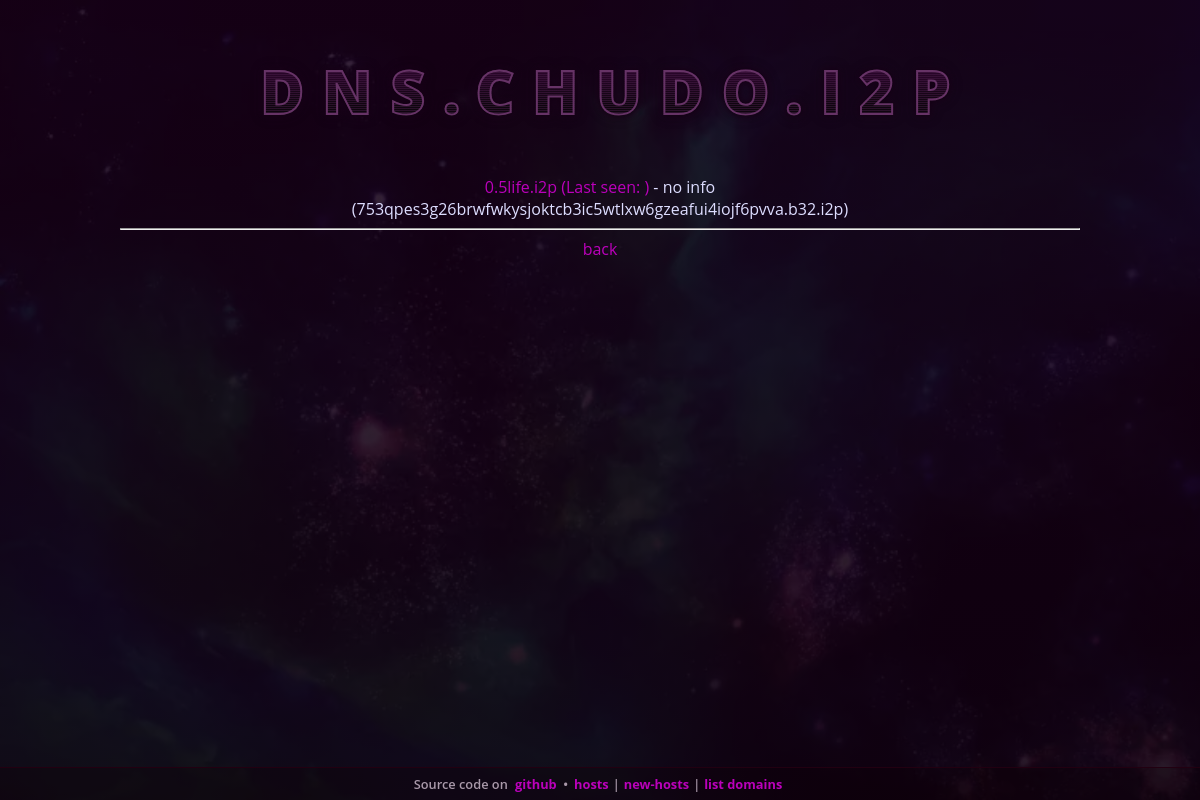
The app's page /request.php?d=0.5life.i2p with its own data.
### tables this page shows
CREATE TABLE `domains` (
  `host` varchar(255) DEFAULT NULL,
  `description` text DEFAULT NULL,
  `b64` text DEFAULT NULL
);

### classes/addressbook_class_mysql.php (called while the page is built, shortened)
<?php
	require_once("base64_class.php");
	class addressbook_service{
		protected function escapeString($t,$is_sqlite=false){
			return $this->db->real_escape_string($t);
		}
		public function __construct(){
			$this->db = new mysqli(DB_HOST, DB_USER, DB_PASS, DB_DB);
		}
		protected function createTablesIfNotExists(){
			$this->db->query('CREATE TABLE IF NOT EXISTS domains (host varchar(255), description TEXT, b64 TEXT);');
			$this->db->query('CREATE TABLE IF NOT EXISTS tmp_files (host varchar(255), namefile varchar(255));');
		}
		public function getDomain($domain){
			$domain = $this->escapeString($domain);
			$results = $this->db->query("SELECT * FROM domains where host LIKE '%$domain%'");
			$ret=array();
			while ($row = $results->fetch_array()) {
			    $ret[] = $row;
			}
			return $ret;
		}
	};
?>

### classes/base64_class.php (called while the page is built, shortened)
<?php
class b32_b64 {
  private $b64Trans = array("-" => "+", "~" => "/");
  private $b32alphabet = 'abcdefghijklmnopqrstuvwxyz234567';
  private function b32encode(string $data): string
  {
    $data = str_split($data);
    $binary = implode("", array_map(function ($character) {
      return sprintf("%08b", ord($character));
    }, $data));
    $binary = str_split($binary, 5);
    $last = array_pop($binary);
    if (null !== $last) {
      $binary[] = str_pad($last, 5, "0", STR_PAD_RIGHT);
    }
    $encoded = implode("", array_map(function ($fivebits) {
      $index = bindec($fivebits);
      return $this->b32alphabet[$index];
    }, $binary));
    return $encoded;
  }
  public function b32from64(string $data): string
  {
    $bytes = base64_decode(strtr($data, $this->b64Trans));
    return $this->b32encode(hash('sha256', $bytes, true));
  }
}

### request.php (the view, shortened to what this page needs)
<?php include('templates/header.php');?>
<?php
function request(){
		require_once("classes/base64_class.php");
		require_once('classes/addressbook_class_mysql.php');
		$test = new addressbook_service();
		if ( isset($_GET['d']) ){
			echo "<div id='domains'>";
			$domains=$test->getDomain($_GET['d']);
			foreach( $domains as $value){
				$host=$value['host'];
				$b64=$value['b64'];
				$desc=$value['description'];
				$b32 = (new b32_b64())->b32from64($b64) . ".b32.i2p";
				$last_online="";
				if( !strlen($desc) ) $desc = "no info";
				echo "<a href='http://$host/?i2paddresshelper=$b64'>$host (Last seen: $last_online)</a> - $desc  <br/>($b32)<hr/>";
			}
			echo "<a href=index.php>back</a>";
			echo "</div>";
			return true;
		}
}
request();
?>
<?php include('templates/footer.php');?>

### css/css.css (style rules this page uses)
html, body { min-height: 100%; }
html { color: #ddf; background: linear-gradient(to bottom, rgba(24,0,24,.85), rgba(16,0,16,.9)), url(chudo.webp) center center no-repeat; background-size: 100% 100%, cover; }
body { margin: 5% 10% 48px; font-size: 12pt; font-family: Open Sans, Ubuntu Sans, Segoe UI, sans-serif; }
a:link, a:visited { color:#b0b; text-decoration: none; }
#domains { text-align:center; }

### records on screen
domains: host "0.5life.i2p", description "no info", b64 "753qpes3g26brwfwkysjoktcb3ic5wtlxw6gzeafui4iojf6pvva.b32.i2p"

### other values on screen
BRANDNAME "DNS.CHUDO.I2P"
